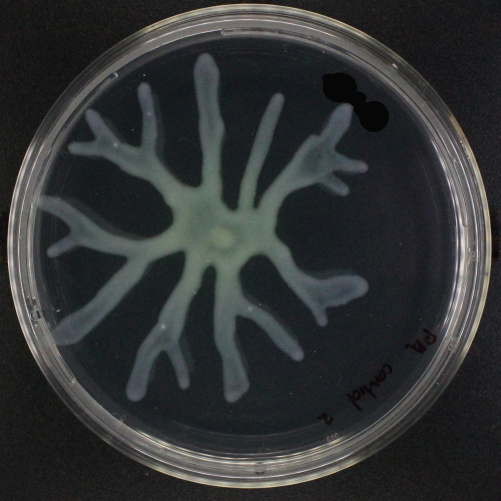
#> input picture Figure1C_part3/2023-08-15-Swarming_Cesar/Control/AreaAnalysis/Pa2_copy.tif, 1001 x 1001 px, found by its file name (shown at 1/2 size)
$ python Mask_v01.py
#> lines starting #> are read from the running program, lines starting #| are printed output that depends on the picture; after the words box and inside, x2 and y2 are one past the last pixel; in counts of white or black regions, pixels touching at a corner belong together; long printed decimals are rounded
#!/usr/bin/env python3
# -*- coding: utf-8 -*-
"""
Created on Mon Sep 11 15:38:54 2023

@author: emrahsimsek
"""

import tifffile
import numpy as np
import matplotlib.pyplot as plt

# Set the backend to 'agg' before importing pyplot, otherwise the saved output image will just be plain white
import matplotlib
matplotlib.use('agg')

import cv2

from skimage.color import rgb2gray
from skimage.measure import find_contours
import csv


image_filename = 'Pa2_copy'
# Step 1: Load and preprocess the image
image = tifffile.imread(image_filename+'.TIF')
#> image is the input picture: shape (1001, 1001, 3); mean R, G, B 49.3, 51.7, 52.4
gray_image = cv2.cvtColor(image, cv2.COLOR_RGB2GRAY)
h_org, w_org = gray_image.shape[:2]
#> h_org = 1001; w_org = 1001
pix_to_mm = 0.105882353

resized_image = cv2.resize(gray_image, (400, 400))  # Resize the image if needed
# resized_image = gray_image * 1# Resize the image if needed

# Step 2: Thresholding
_, binary_image = cv2.threshold(resized_image, 127, 255, cv2.THRESH_BINARY)
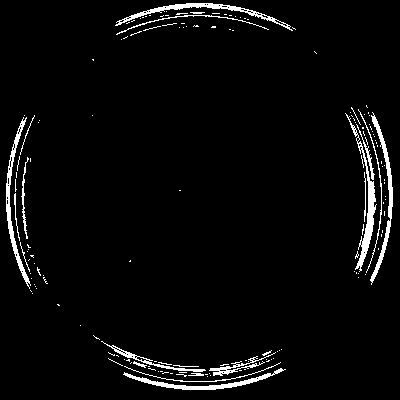
#> binary_image: shape (400, 400); 3.7% white; 155 white regions (134 under 20 px), largest, box (x1, y1, x2, y2) and area: (345, 113, 377, 272) 787, (115, 3, 293, 31) 725, (370, 112, 393, 285) 698

# Step 3: Edge Detection
edges = cv2.Canny(binary_image, 30, 100)
#> edges: shape (400, 400); 2.9% white in thin lines or dots

# Step 4: Create a mask to retrieve the central part of the image
mask = np.zeros_like(resized_image, dtype=np.uint8)  # Make sure it's uint8
center_x, center_y = mask.shape[1] // 2, mask.shape[0] // 2
#> center_x = 200; center_y = 200
radius = 150  # Adjust the radius value according to the size of your petri dish
cv2.circle(mask, (center_x, center_y), radius, 255, -1)
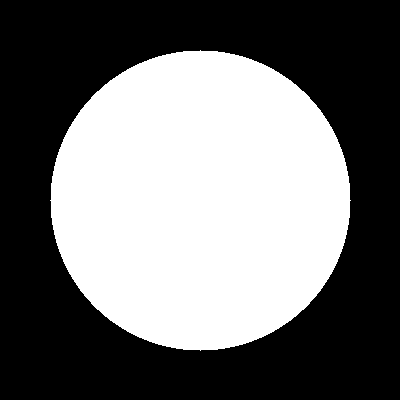
#> mask: shape (400, 400); 44.2% white; 1 white region, box (x1, y1, x2, y2) and area: (50, 50, 351, 351) 70681

# Apply the mask to the edges image
masked_edges = cv2.bitwise_and(edges, edges, mask=mask)
#> masked_edges: shape (400, 400); 0.01% white in thin lines or dots, all inside (x1, y1, x2, y2) = (91, 114, 181, 262)

# Convert the masked edges image to grayscale
masked_edges_gray = cv2.cvtColor(masked_edges, cv2.COLOR_GRAY2RGB)

# Step 5: Crop the image based on the masked edges
resized_color_image = cv2.resize(image, (400, 400))  # Resize the original image
# resized_color_image = image * 1
cropped_image = cv2.bitwise_and(resized_color_image, resized_color_image, mask=mask)
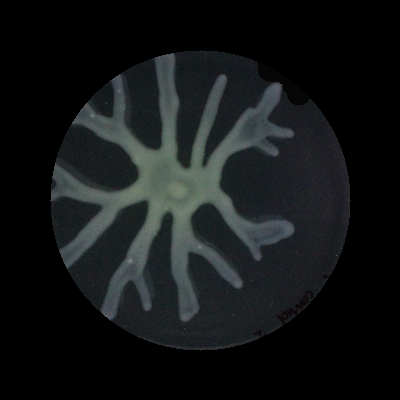
#> cropped_image: shape (400, 400, 3); mean R, G, B 19.5, 22.2, 22.9
plt.imshow(cropped_image, cmap='gray')
plt.title('cropped image')
plt.axis('off')
plt.show()


threshold = 55
# threshold
# threshold = cv2.threshold(cropped_image, 128, 255, cv2.THRESH_BINARY)[1]
_, binary_cropped_image = cv2.threshold(cropped_image, threshold, 255, cv2.THRESH_BINARY)
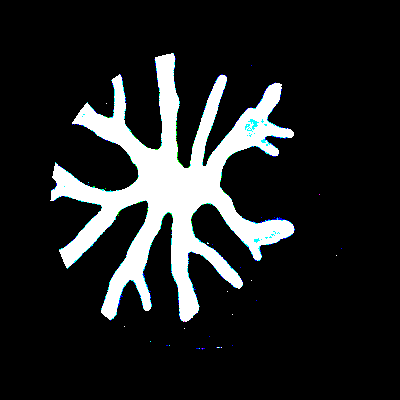
#> binary_cropped_image: shape (400, 400, 3); mean R, G, B 33.3, 34.9, 35.3
binary_cropped_image = binary_cropped_image.astype(np.uint8)  # Convert to 8-bit unsigned integer

plt.imshow(binary_cropped_image, cmap='gray')
plt.title('binary cropped image')
plt.axis('off')
plt.show()


# Convert the binary_cropped_image to grayscale
binary_cropped_image_gray = rgb2gray(binary_cropped_image)

# Find contours using scikit-image
contours_cropped = find_contours(binary_cropped_image_gray, 0.4)
#> contours_cropped = 17 point arrays, longest 3099 points

# Select the outermost contour
outer_contour = None
outer_contour_area = 0

for contour in contours_cropped:
    # Calculate the area of the contour
    contour_area = len(contour)

    # Check if the current contour has a larger area than the previous outer contour
    if contour_area > outer_contour_area:
        outer_contour = contour
        outer_contour_area = contour_area
#> this loop made 17 passes
#> (contour_area, outer_contour_area) on pass 1: (3099, 3099)
#> after the loop, outer_contour = 3099 pairs, first value 52.4 to 321.6, second value 49.4 to 294.5; outer_contour_area = 3099

# Create a new image to draw the outer contour
outer_contour_image = np.zeros_like(binary_cropped_image)
outer_contour = np.flip(outer_contour, axis=1).astype(np.int32)
#> outer_contour = 3099 pairs, first value 49 to 294, second value 52 to 321

# Draw the outer contour on the image
cv2.drawContours(outer_contour_image, [outer_contour], -1, (255, 0, 0), 1)

# Display the image with the outer contour
plt.imshow(outer_contour_image, cmap='gray')
plt.title('Outer Contour of the Colony')
plt.axis('off')
plt.show()


#######

# Step 6: Perform dilation to fill in gaps within the colony
kernel = np.ones((1, 2), np.uint8)  # You can adjust the kernel size as needed
dilated_image = cv2.dilate(binary_cropped_image, kernel, iterations=1)

# Convert the dilated image to grayscale
dilated_image_gray = rgb2gray(dilated_image)
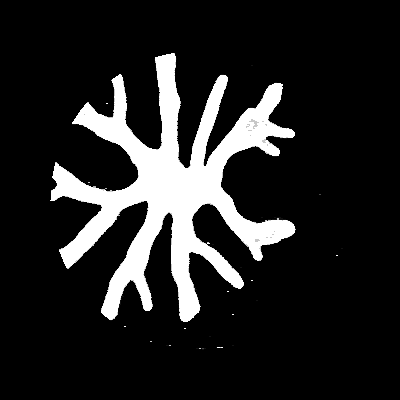
#> dilated_image_gray: shape (400, 400) float64; min 0, max 1, mean 0.141

# Find contours in the dilated image
contours_dilated = find_contours(dilated_image_gray, 0.4)
#> contours_dilated = 15 point arrays, longest 3091 points

# Select the outermost contour in the dilated image
outer_contour_dilated = None
outer_contour_area_dilated = 0

for contour in contours_dilated:
    contour_area = len(contour)

    if contour_area > outer_contour_area_dilated:
        outer_contour_dilated = contour
        outer_contour_area_dilated = contour_area
#> this loop made 15 passes
#> (contour_area, outer_contour_area_dilated) on pass 1: (3091, 3091)
#> after the loop, outer_contour_area_dilated = 3091; outer_contour_dilated = 3091 pairs, first value 52.4 to 321.6, second value 49.4 to 295.5

# Create a new image to draw the outer contour on the dilated image
outer_contour_image_dilated = np.zeros_like(dilated_image)
outer_contour_dilated = np.flip(outer_contour_dilated, axis=1).astype(np.int32)
#> outer_contour_dilated = 3091 pairs, first value 49 to 295, second value 52 to 321

# Draw the outer contour on the dilated image
cv2.drawContours(outer_contour_image_dilated, [outer_contour_dilated], -1, (255, 0, 0), 1)

# Display the image with the outer contour after dilation
plt.imshow(outer_contour_image_dilated, cmap='gray')
# plt.title('Outer Contour of the Colony (After Dilation)')
plt.axis('off')
plt.show()

s_outer_contour_image_dilated = np.uint8(outer_contour_image_dilated[:, :, 0])
#> s_outer_contour_image_dilated: shape (400, 400); 1.6% white in thin lines or dots, all inside (x1, y1, x2, y2) = (49, 52, 296, 322)

h, w = s_outer_contour_image_dilated.shape[:2]
#> h = 400; w = 400
mask = np.zeros((h+2, w+2), np.uint8)

im_floodfill = s_outer_contour_image_dilated.copy()

cv2.floodFill(im_floodfill, mask, (0,0), 255);
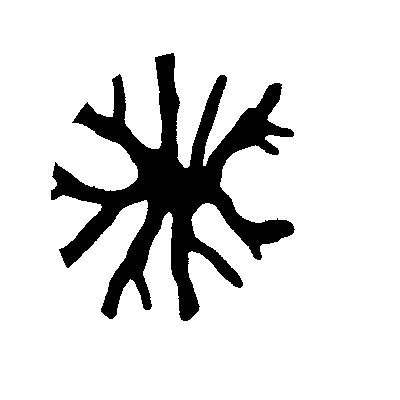
#> im_floodfill: shape (400, 400); 86.6% white; 1 black region, box (x1, y1, x2, y2) and area: (51, 53, 295, 321) 21467

# cv2.imshow("Floodfilled Image", im_floodfill)
plt.imshow(im_floodfill, cmap='gray')
plt.axis('off')
plt.show()

# Invert floodfilled image
# im_floodfill_inv = cv2.bitwise_not(im_floodfill)

# Combine the two images to get the foreground.
# im_out = s_outer_contour_image_dilated | im_floodfill_inv
im_out = s_outer_contour_image_dilated | im_floodfill


plt.imshow(im_out)
plt.axis('off')
plt.show()


# Define the dark gray color (BGR format)
dark_gray = (160, 150, 150)


# Create an empty color image with an alpha channel
height, width = im_out.shape
#> height = 400; width = 400
color_image = np.zeros((height, width, 4), dtype=np.uint8)

# Set the background color to fully transparent (0 alpha)
color_image[:, :, 3] = 255

# Set the foreground (white) regions to black (0) and fully transparent (0 alpha)
color_image[im_out == 0, :3] = 255
# color_image[im_out == 255, 3] = 0

# Set the foreground (white) regions to dark gray
color_image[im_out == 0, :3] = dark_gray

image_rgb = cv2.cvtColor(color_image, cv2.COLOR_BGR2RGB)

# Define the color to replace black with (white in BGR format)
white_color = (255, 255, 255)

# Create a mask for black pixels
black_mask = np.all(image_rgb == [0, 0, 0], axis=2)

# Replace black pixels with white color
image_rgb[black_mask] = white_color
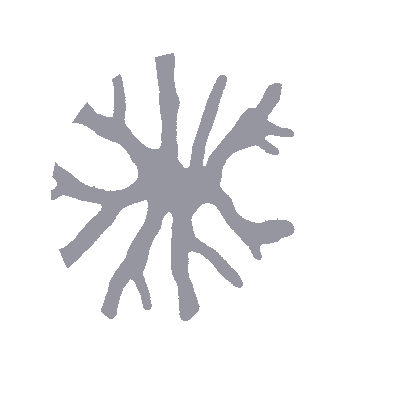
#> image_rgb: shape (400, 400, 3); mean R, G, B 240.9, 240.9, 242.3


# Display the image using matplotlib
plt.imshow(image_rgb)

# uncommand lines 207 - 225 to add a scale bar
# Define the length of the scale bar in your desired units (e.g., millimeters)
# scale_bar_length_mm = 15

# # Define the image resolution in pixels per unit length (e.g., pixels per millimeter)
# pixels_per_mm = 1 / (pix_to_mm * ( (h_org) / (h) ) ) # Adjust this value according to your image resolution

# # Calculate the length of the scale bar in pixels
# scale_bar_length_px = scale_bar_length_mm * pixels_per_mm

# # Add the scale bar line
# plt.plot([275, 275 + scale_bar_length_px], [370, 370], color='black', linewidth=4)

# # Add the scale bar label
# # plt.text(10 + scale_bar_length_px / 2, 5, f'{scale_bar_length_mm} mm', color='white',
# #          ha='center', va='bottom', fontsize=12)

# # Adjust the appearance of the scale bar (line color, label color, etc.) as needed

# # Customize plot settings
# plt.gca().set_aspect('equal')  # Equal aspect ratio

plt.axis('off')  # Turn off axis labels and ticks
plt.title('')  # Turn off axis labels and ticks
plt.show()

# Save the displayed figure as a file
plt.savefig(image_filename+'.png', format='png', bbox_inches='tight')
# Show the saved PDF filename
print(f'Image saved as {image_filename}')


inverted_image = (255 - im_out)/255


area_pixels = np.sum(inverted_image) * ( (h_org * w_org) / (h * w) )
#> area_pixels = 134437.2


area_mm2 = area_pixels * (pix_to_mm * pix_to_mm)
#> area_mm2 = 1507.2

# Display the areas on the console
print(f"Colonized Area (Pixels): {area_pixels} pixels")
#| Colonized Area (Pixels): 134437.222 pixels
print(f"Colonized Area (Square Millimeters): {area_mm2:.2f} mm²")
#| Colonized Area (Square Millimeters): 1507.19 mm²

# Write the areas to a CSV file
csv_filename = image_filename+'_colonized_areas.csv'
with open(csv_filename, mode='w', newline='') as csv_file:
    fieldnames = ['Measurement', 'Value']
    writer = csv.DictWriter(csv_file, fieldnames=fieldnames)

    writer.writeheader()
    writer.writerow({'Measurement': 'Colonized Area (Pixels)', 'Value': area_pixels})
    writer.writerow({'Measurement': 'Colonized Area (Square Millimeters)', 'Value': area_mm2})

# Close the CSV file
csv_file.close()

# Display the saved CSV filename
print(f"Area data saved to {csv_filename}")

$ run again, with Figure1C_part3/2023-08-15-Swarming_Cesar/Control/AreaAnalysis/Pa1_copy.tif copied over Figure1C_part3/2023-08-15-Swarming_Cesar/Control/AreaAnalysis/Pa2_copy.tif
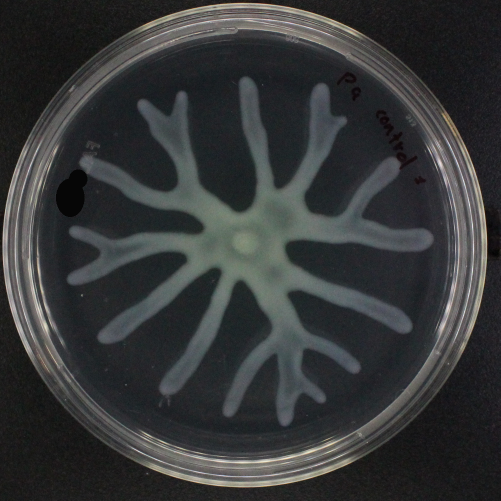
#> input picture Figure1C_part3/2023-08-15-Swarming_Cesar/Control/AreaAnalysis/Pa1_copy.tif, 1001 x 1001 px, found by its file name (shown at 1/2 size)
#> image is the input picture: shape (1001, 1001, 3); mean R, G, B 53.9, 55.8, 56.5
#> `_, binary_image = cv2.threshold(resized_image, 127, 255, cv2.THRESH_BI..`:
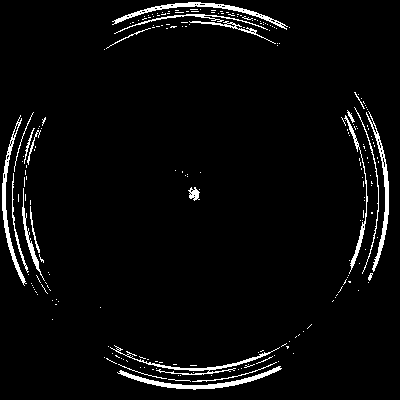
#> binary_image: shape (400, 400); 3.8% white; 224 white regions (200 under 20 px), largest, box (x1, y1, x2, y2) and area: (117, 366, 282, 390) 730, (112, 2, 288, 30) 707, (2, 115, 27, 286) 635
#> edges: shape (400, 400); 3.2% white in thin lines or dots
#> mask: shape (400, 400); 44.2% white; 1 white region, box (x1, y1, x2, y2) and area: (50, 50, 351, 351) 70681
#> masked_edges: shape (400, 400); 0.06% white in thin lines or dots, all inside (x1, y1, x2, y2) = (99, 169, 202, 309)
#> contours_cropped = 23 point arrays, longest 3547 points
#> the loop `for contour in contours_cropped:` made 23 passes
#> (contour_area, outer_contour_area) on pass 1: (3547, 3547)
#> after the loop `for contour in contours_cropped:`: outer_contour = 3547 pairs, first value 60.4 to 340.6, second value 52.51 to 346.6; outer_contour_area = 3547
#> `outer_contour = np.flip(outer_contour, axis=1).astype(np.int32)`: outer_contour = 3547 pairs, first value 52 to 346, second value 60 to 340
#> contours_dilated = 19 point arrays, longest 3551 points
#> the loop `for contour in contours_dilated:` made 19 passes
#> (contour_area, outer_contour_area_dilated) on pass 1: (3551, 3551)
#> after the loop `for contour in contours_dilated:`: outer_contour_area_dilated = 3551; outer_contour_dilated = 3551 pairs, first value 60.4 to 340.6, second value 52.51 to 347.6
#> `outer_contour_dilated = np.flip(outer_contour_dilated, axis=1).astype(..`: outer_contour_dilated = 3551 pairs, first value 52 to 347, second value 60 to 340
#> s_outer_contour_image_dilated: shape (400, 400); 1.9% white in thin lines or dots, all inside (x1, y1, x2, y2) = (52, 60, 348, 341)
#> im_floodfill: shape (400, 400); 84.1% white; 2 black regions (1 under 20 px), largest, box (x1, y1, x2, y2) and area: (54, 61, 347, 340) 25484
#> `image_rgb[black_mask] = white_color`:
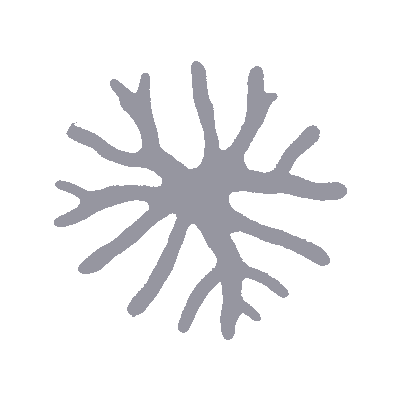
#> image_rgb: shape (400, 400, 3); mean R, G, B 238.3, 238.3, 239.9
#> area_pixels = 159600
#> area_mm2 = 1789.3
#| Colonized Area (Pixels): 159599.972 pixels
#| Colonized Area (Square Millimeters): 1789.29 mm²

$ run again, with Figure1C_part3/2023-08-15-Swarming_Cesar/Control/AreaAnalysis/Mix1_copy.tif copied over Figure1C_part3/2023-08-15-Swarming_Cesar/Control/AreaAnalysis/Pa2_copy.tif
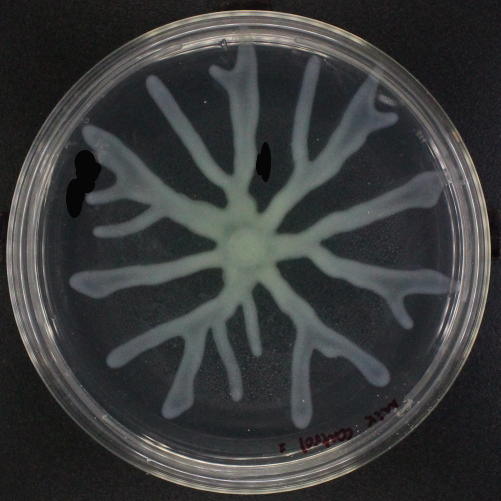
#> input picture Figure1C_part3/2023-08-15-Swarming_Cesar/Control/AreaAnalysis/Mix1_copy.tif, 1001 x 1001 px, found by its file name (shown at 1/2 size)
#> image is the input picture: shape (1001, 1001, 3); mean R, G, B 57.5, 59.1, 59.5
#> `_, binary_image = cv2.threshold(resized_image, 127, 255, cv2.THRESH_BI..`:
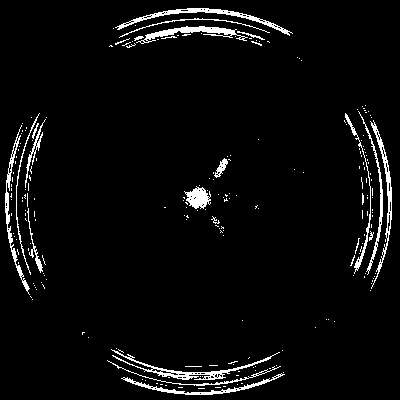
#> binary_image: shape (400, 400); 4.2% white; 224 white regions (200 under 20 px), largest, box (x1, y1, x2, y2) and area: (111, 349, 280, 380) 715, (115, 8, 293, 36) 705, (136, 26, 248, 44) 599
#> edges: shape (400, 400); 3.4% white in thin lines or dots
#> mask: shape (400, 400); 44.2% white; 1 white region, box (x1, y1, x2, y2) and area: (50, 50, 351, 351) 70681
#> masked_edges: shape (400, 400); 0.26% white in thin lines or dots, all inside (x1, y1, x2, y2) = (163, 138, 305, 322)
#> contours_cropped = 257 point arrays, longest 4163 points
#> the loop `for contour in contours_cropped:` made 257 passes
#> (contour_area, outer_contour_area) on pass 1: (4163, 4163)
#> after the loop `for contour in contours_cropped:`: outer_contour = 4163 pairs, first value 49.4 to 342.6, second value 54.4 to 349.6; outer_contour_area = 4163
#> `outer_contour = np.flip(outer_contour, axis=1).astype(np.int32)`: outer_contour = 4163 pairs, first value 54 to 349, second value 49 to 342
#> contours_dilated = 211 point arrays, longest 4221 points
#> the loop `for contour in contours_dilated:` made 211 passes
#> (contour_area, outer_contour_area_dilated) on pass 1: (4221, 4221)
#> after the loop `for contour in contours_dilated:`: outer_contour_area_dilated = 4221; outer_contour_dilated = 4221 pairs, first value 49.4 to 342.6, second value 54.4 to 350.6
#> `outer_contour_dilated = np.flip(outer_contour_dilated, axis=1).astype(..`: outer_contour_dilated = 4221 pairs, first value 54 to 350, second value 49 to 342
#> s_outer_contour_image_dilated: shape (400, 400); 2.3% white in thin lines or dots, all inside (x1, y1, x2, y2) = (54, 49, 351, 343)
#> im_floodfill: shape (400, 400); 82% white; 1 black region, box (x1, y1, x2, y2) and area: (55, 50, 350, 342) 28757
#> `image_rgb[black_mask] = white_color`:
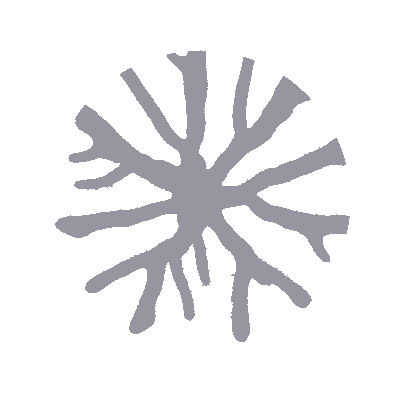
#> image_rgb: shape (400, 400, 3); mean R, G, B 236.1, 236.1, 237.9
#> area_pixels = 180090.9
#> area_mm2 = 2019
#| Colonized Area (Pixels): 180090.892 pixels
#| Colonized Area (Square Millimeters): 2019.01 mm²

$ run again, with Figure1C_part3/2023-08-15-Swarming_Cesar/Control/AreaAnalysis/Mix2_copy.tif copied over Figure1C_part3/2023-08-15-Swarming_Cesar/Control/AreaAnalysis/Pa2_copy.tif
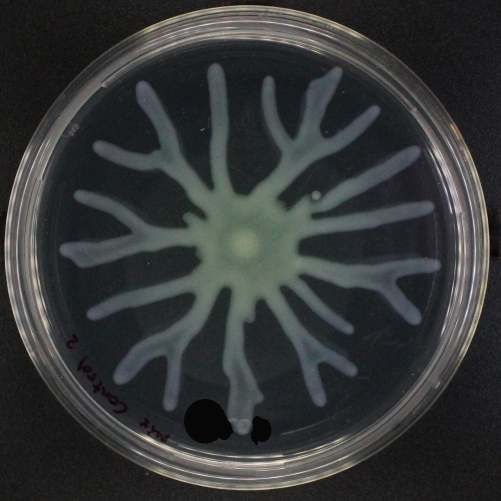
#> input picture Figure1C_part3/2023-08-15-Swarming_Cesar/Control/AreaAnalysis/Mix2_copy.tif, 1001 x 1001 px, found by its file name (shown at 1/2 size)
#> image is the input picture: shape (1001, 1001, 3); mean R, G, B 53.3, 55.6, 56
#> binary_image: shape (400, 400); 3.9% white in thin lines or dots
#> edges: shape (400, 400); 3.2% white in thin lines or dots
#> mask: shape (400, 400); 44.2% white; 1 white region, box (x1, y1, x2, y2) and area: (50, 50, 351, 351) 70681
#> masked_edges: shape (400, 400); 0.04% white in thin lines or dots, all inside (x1, y1, x2, y2) = (187, 155, 254, 213)
#> contours_cropped = 28 point arrays, longest 4265 points
#> the loop `for contour in contours_cropped:` made 28 passes
#> (contour_area, outer_contour_area) on pass 1: (4265, 4265)
#> after the loop `for contour in contours_cropped:`: outer_contour = 4265 pairs, first value 52.35 to 347.6, second value 49.4 to 349.6; outer_contour_area = 4265
#> `outer_contour = np.flip(outer_contour, axis=1).astype(np.int32)`: outer_contour = 4265 pairs, first value 49 to 349, second value 52 to 347
#> contours_dilated = 22 point arrays, longest 4229 points
#> the loop `for contour in contours_dilated:` made 22 passes
#> (contour_area, outer_contour_area_dilated) on pass 1: (4229, 4229)
#> after the loop `for contour in contours_dilated:`: outer_contour_area_dilated = 4229; outer_contour_dilated = 4229 pairs, first value 52.35 to 347.6, second value 49.4 to 350.6
#> `outer_contour_dilated = np.flip(outer_contour_dilated, axis=1).astype(..`: outer_contour_dilated = 4229 pairs, first value 49 to 350, second value 52 to 347
#> s_outer_contour_image_dilated: shape (400, 400); 2.3% white in thin lines or dots, all inside (x1, y1, x2, y2) = (49, 52, 351, 348)
#> im_floodfill: shape (400, 400); 82.1% white; 1 black region, box (x1, y1, x2, y2) and area: (51, 53, 350, 347) 28606
#> `image_rgb[black_mask] = white_color`:
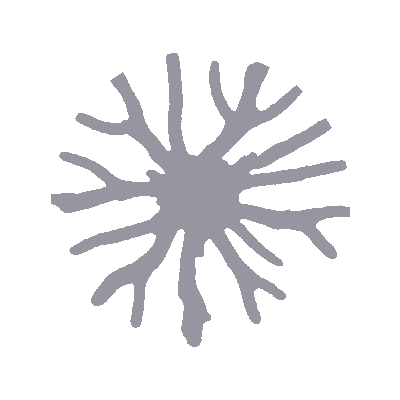
#> image_rgb: shape (400, 400, 3); mean R, G, B 236.2, 236.2, 238
#> area_pixels = 179145.3
#> area_mm2 = 2008.4
#| Colonized Area (Pixels): 179145.254 pixels
#| Colonized Area (Square Millimeters): 2008.41 mm²
